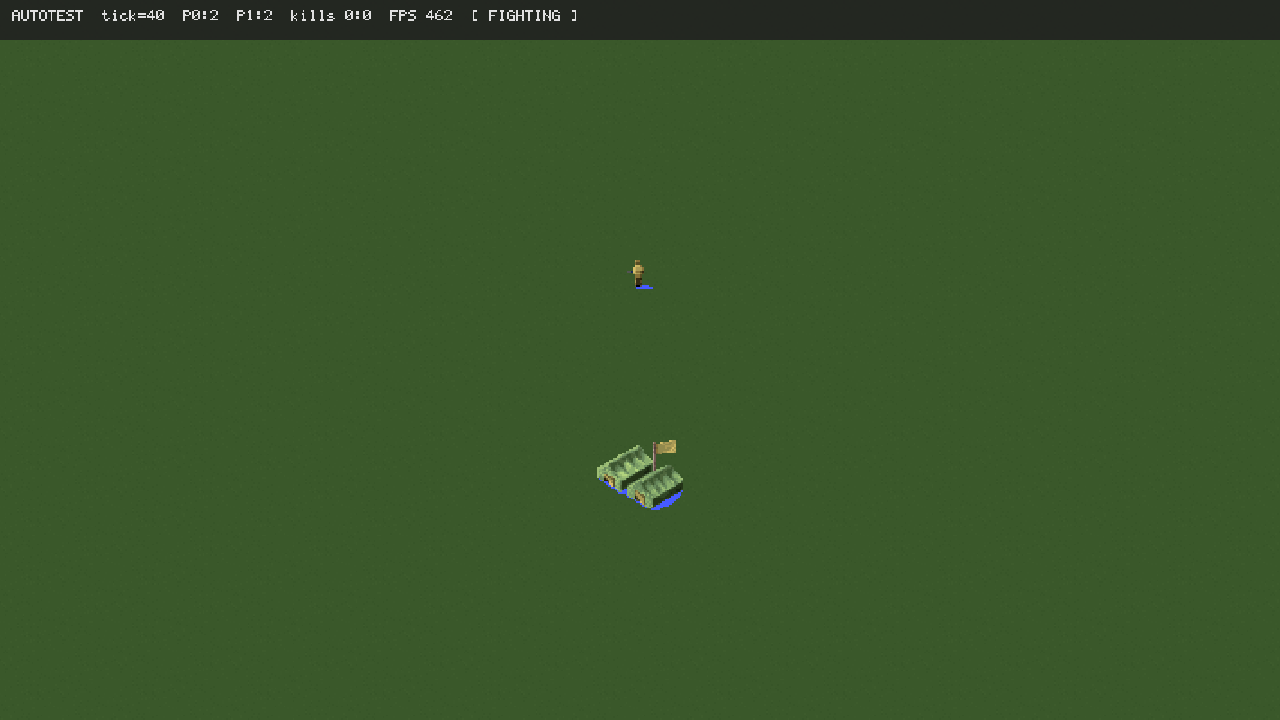
#> input picture atlas32_test.png, 1280 x 720 px
$ python tile_quantize.py ../atlas32_test.png ../anim_300.png ../anim_300.png 100
#> lines starting #> are read from the running program, lines starting #| are printed output that depends on the picture
#!/usr/bin/env python3
"""Downscale a generated texture to a RA tile and quantise it to the real 6-bit palette.

Proves the last mile of the asset pipeline: AI image -> 24x24 indexed-colour tile
that the engine/OpenRA can actually consume.

Usage:
  tile_quantize.py <in.png> <temperat.pal> <out_prefix> [size]

Outputs:
  <prefix>_tile.png     the tile at target size (24x24 by default)
  <prefix>_zoom.png     nearest-neighbour 16x blow-up for eyeballing
  <prefix>_tiled.png    the tile repeated 8x8 to expose seams
  <prefix>_pal.png      palette swatch actually used
"""
import sys
import os
from PIL import Image


def load_ra_palette(path):
    """RA .pal = 768 bytes, 256 x RGB, each channel 0..63 (6-bit, multiply by 4)."""
    with open(path, "rb") as f:
        raw = f.read()
    if len(raw) < 768:
        raise ValueError(f"palette too small: {len(raw)}")
    return [(raw[i * 3] * 4, raw[i * 3 + 1] * 4, raw[i * 3 + 2] * 4) for i in range(256)]


def main():
    if len(sys.argv) < 4:
        print(__doc__)
        return 1
    src_path, pal_path, out_prefix = sys.argv[1], sys.argv[2], sys.argv[3]
    size = int(sys.argv[4]) if len(sys.argv) > 4 else 24

    palette = load_ra_palette(pal_path)
    img = Image.open(src_path).convert("RGB")
#> img is the input picture: PIL image 1280x720 RGB; mean R, G, B 57.2, 85.7, 42.1

    # Box filter averages detail down, which is what a tile wants; NEAREST would
    # alias badly at 24px.
    small = img.resize((size, size), Image.BOX)
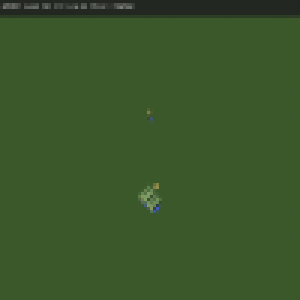
#> small: PIL image 100x100 RGB (shown 3 times larger); mean R, G, B 57.2, 85.7, 42

    # Quantise against the real palette: nearest colour in RGB.
    # (A CIELAB distance would be better; RGB is what the 6-bit palette makes cheap.)
    cache = {}
    px = small.load()
    for y in range(size):
        for x in range(size):
            c = px[x, y]
            if c in cache:
                px[x, y] = cache[c]
                continue
            best, bestd = palette[0], 1 << 30
            for p in palette:
                d = (c[0] - p[0]) ** 2 + (c[1] - p[1]) ** 2 + (c[2] - p[2]) ** 2
                if d < bestd:
                    bestd, best = d, p
            cache[c] = best
            px[x, y] = best
#> after the loop, cache = 133 items

    base = os.path.splitext(out_prefix)[0]
    small.save(base + "_tile.png")
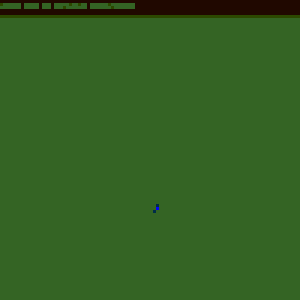
#> saved as anim_300_tile.png: PIL image 100x100 RGB (shown 3 times larger); mean R, G, B 51.1, 95.8, 34.1

    zoom = small.resize((size * 16, size * 16), Image.NEAREST)
    zoom.save(base + "_zoom.png")

    tiled = Image.new("RGB", (size * 8, size * 8))
#> tiled: PIL image 800x800 RGB; every value is 0
    for ty in range(8):
        for tx in range(8):
            tiled.paste(small, (tx * size, ty * size))
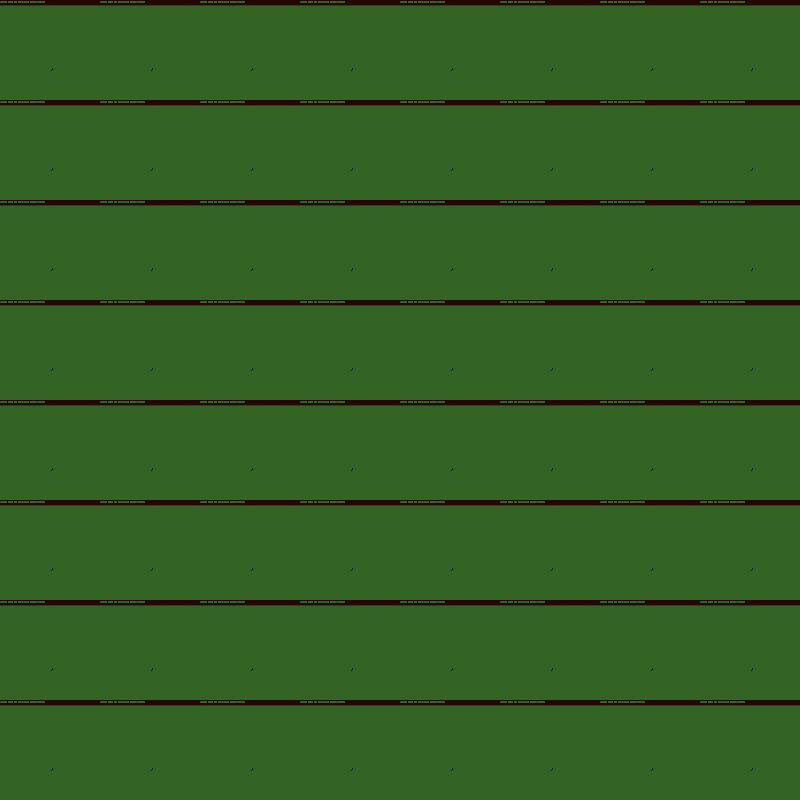
#> tiled: PIL image 800x800 RGB; mean R, G, B 51.1, 95.8, 34.1
    tiled.resize((size * 8 * 4, size * 8 * 4), Image.NEAREST).save(base + "_tiled.png")

    used = sorted(set(cache.values()))
#> used = [(0, 0, 256), (0, 44, 72), (32, 8, 0), (44, 72, 0), (52, 100, 36)]
    swatch = Image.new("RGB", (len(used) * 24, 24))
#> swatch: PIL image 120x24 RGB; every value is 0
    for i, c in enumerate(used):
        for yy in range(24):
            for xx in range(24):
                swatch.putpixel((i * 24 + xx, yy), c)
#> this loop made 5 passes
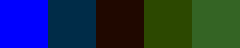
#> swatch: PIL image 120x24 RGB (shown 2 times larger); mean R, G, B 25.6, 44.8, 72.6
    swatch.save(base + "_pal.png")

    print(f"tile {size}x{size} -> {base}_tile.png")
    print(f"unique colours after quantise: {len(used)}")
#| unique colours after quantise: 5
    print(f"input colours before: {len(img.getcolors(maxcolors=1 << 24) or [])}")
#| input colours before: 43
    return 0


if __name__ == "__main__":
    sys.exit(main())
#> (the program exits here)
